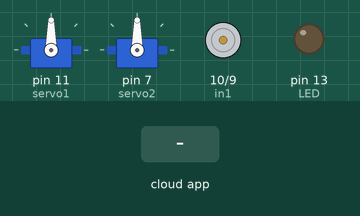
This sketch was run on a simulated Arduino Uno, built with avr-gcc and run on an emulated ATmega328P. Parts: 2 × servo, motor-driver pin pairs drawn as motors (green arrow = first pin HIGH = forward, orange = second pin HIGH = backward, longer = more drive), output pins drawn as LEDs (lit = HIGH). Inputs (shaded band) come from the test bench. The ROS host is connected and sends only what is stated.

Above: at 1.2 s.
1.3 s: the phone or cloud app sets servovel to 0
At 2.1 s:
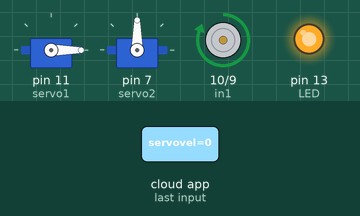
2.8 s: the phone or cloud app sets servoang to 0
At 3.3 s:
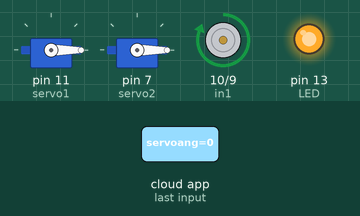
4.3 s: the phone or cloud app sets servovel to 45
At 5.5 s:
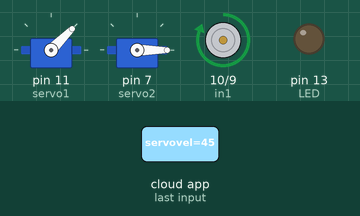
5.8 s: the phone or cloud app sets servoang to 45
At 6.7 s:
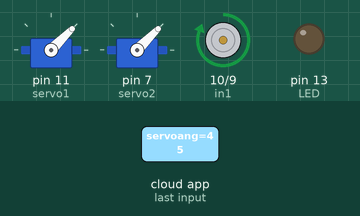
7.3 s: the phone or cloud app sets servovel to 90
At 7.9 s:
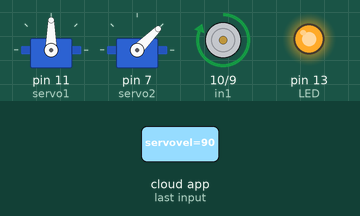
8.8 s: the phone or cloud app sets servoang to 90
At 10.2 s:
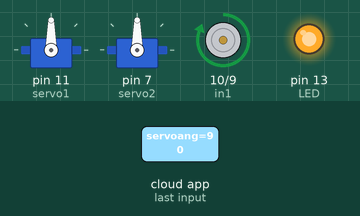
Timing chart, 0 to 11.3 s (numbered marks = the images above; inputs shaded):
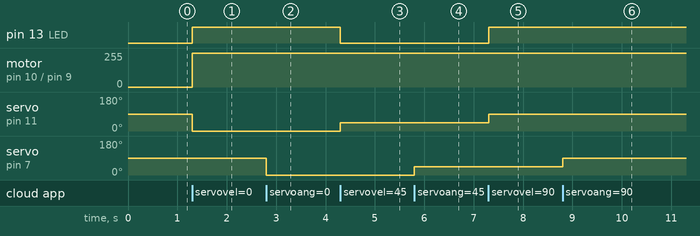

The sketch:

dcsv2.ino
```cpp
#if (ARDUINO >= 100)
 #include <Arduino.h>
#else
 #include <WProgram.h>
#endif

#include <Servo.h>
#include <ros.h>
#include <std_msgs/Int16.h>

ros::NodeHandle  nh;

Servo servo1;
Servo servo2;

void servovel_cb( const std_msgs::Int16& cmd_msg){

  int a = cmd_msg.data;
  boolean reverse;

  if( 0 < a < 90){
    reverse = false;
  }
  else if( 90 < a < 180){
    reverse = true;
    a=180-a;
  }

  setMotor(a, reverse);
  }

void servoang_cb( const std_msgs::Int16& cmd2_msg) {

  servo2.write(cmd2_msg.data); //50~80~110
}

ros::Subscriber<std_msgs::Int16> subvel("servovel", servovel_cb);
ros::Subscriber<std_msgs::Int16> subang("servoang", servoang_cb);

int enable = 11;
int in1 = 10;
int in2 = 9;

void setup(){
  //pinMode(7, OUTPUT);  //angle

  pinMode(10, OUTPUT);  //in1, front
  pinMode(9, OUTPUT);   //in2, rear

  pinMode(13, OUTPUT);  //LED

  nh.initNode();
  nh.subscribe(subvel);
  nh.subscribe(subang);

  servo1.attach(11); //attach it to pin 11 = enable pin
  servo2.attach(7);
}

void loop(){
  nh.spinOnce();
  delay(1);
}

void setMotor(int a, boolean reverse){
  digitalWrite(in1, ! reverse); // 0~89 입력시 정주행
  digitalWrite(in2, reverse);   // 91~179 입력시 역주행
  servo1.write(a); //set servo angle, should be from 0-180

  digitalWrite(13, HIGH-digitalRead(13));  //toggle led

}
```

Measured:
- after the input at 1.3 s, pin 13 (LED): LOW → HIGH at once; motor on pin 10 (in1) / pin 9 (in2): stopped → forward 255/255 at once; servo on pin 11 (servo1): 90° → 0° at once
- after the input at 2.8 s, servo on pin 7 (servo2): 90° → 0° at once
- after the input at 4.3 s, pin 13 (LED): HIGH → LOW at once; servo on pin 11 (servo1): 0° → 45° at once
- after the input at 5.8 s, servo on pin 7 (servo2): 0° → 45° at once
- after the input at 7.3 s, pin 13 (LED): LOW → HIGH at once; servo on pin 11 (servo1): 45° → 90° at once
- after the input at 8.8 s, servo on pin 7 (servo2): 45° → 90° at once
